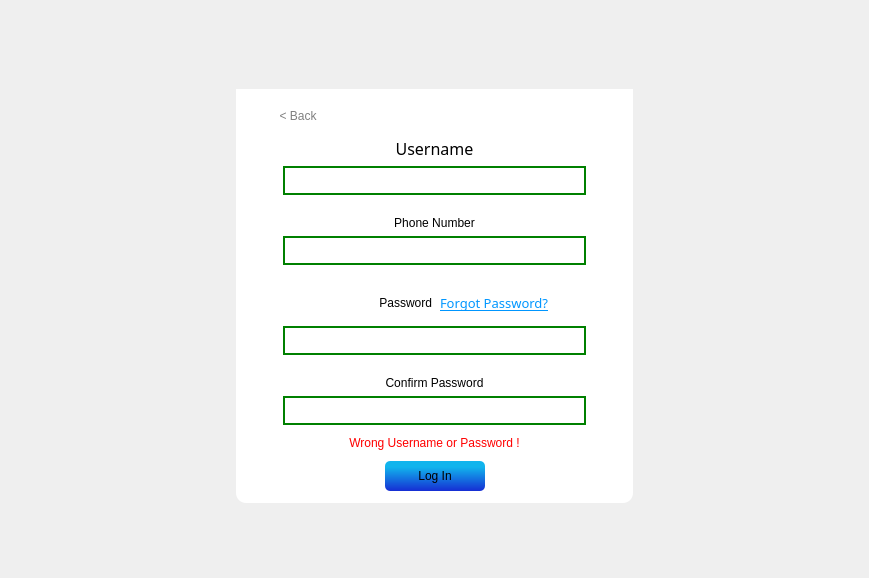
      <widget class="QWidget" name="LoginSignup_Page">
       <layout class="QGridLayout" name="gridLayout_9">
        <item row="1" column="1">
         <layout class="QGridLayout" name="gridLayout_8">
          <item row="0" column="1">
           <spacer name="verticalSpacer_6">
            <property name="orientation">
             <enum>Qt::Orientation::Vertical</enum>
            </property>
            <property name="sizeHint" stdset="0">
             <size>
              <width>20</width>
              <height>40</height>
             </size>
            </property>
           </spacer>
          </item>
          <item row="1" column="0">
           <spacer name="horizontalSpacer_8">
            <property name="orientation">
             <enum>Qt::Orientation::Horizontal</enum>
            </property>
            <property name="sizeHint" stdset="0">
             <size>
              <width>40</width>
              <height>20</height>
             </size>
            </property>
           </spacer>
          </item>
          <item row="1" column="1">
           <widget class="QGroupBox" name="MiddleBox">
            <property name="styleSheet">
             <string notr="true">QGroupBox
{
	border-radius: 0px;
	padding: 3px;
}

QPushButton
{
	font: 300 15pt &quot;Montserrat&quot;;
	Background: qlineargradient(spread:pad, x1:0.5, y1:1, x2:0.5, y2:0.2, stop:0 rgba(22, 45, 211, 255), stop:1 rgba(17, 180, 237, 255));
	Border-radius: 5px;
	height: 30px;
	width: 100px;
}

QPushButton:hover
{
	font: 300 15pt &quot;Montserrat&quot;;
	Background: qlineargradient(spread:pad, x1:0.5, y1:1, x2:0.5, y2:0.2, stop:0 rgba(22, 45, 150, 255), stop:1 rgba(17, 180, 237, 255));
	Border-radius: 5px;
	height: 30px;
	width: 100px;
}

QPushButton:pressed
{
	font: 300 15pt &quot;Montserrat&quot;;
	Background: qlineargradient(spread:pad, x1:0.5, y1:1, x2:0.5, y2:0.2, stop:0 rgba(22, 45, 150, 255), stop:1 rgba(17, 180, 150, 255));
	Border-radius: 5px;
	height: 30px;
	width: 100px;
}</string>
            </property>
            <property name="title">
             <string/>
            </property>
            <layout class="QVBoxLayout" name="verticalLayout">
             <property name="spacing">
              <number>0</number>
             </property>
             <item>
              <widget class="QLabel" name="label_2">
               <property name="text">
                <string/>
               </property>
               <property name="pixmap">
                <pixmap resource="images.qrc">:/Logic/Graphics/Ready/Login Graphic.png</pixmap>
               </property>
               <property name="scaledContents">
                <bool>true</bool>
               </property>
              </widget>
             </item>
             <item>
              <widget class="QGroupBox" name="LoginFormGroup">
               <property name="styleSheet">
                <string notr="true">QGroupBox
{
	color:white;
	Background-color: White;
	border-bottom-left-radius: 10px;
	border-bottom-right-radius: 10px;
	height: 50px;
}

QLabel
{
	font: 300 12pt &quot;Montserrat&quot;;
	color: Black;
}

QLineEdit
{
	color: black;
	font: 15pt &quot;Montserrat&quot;;
	border: 2px solid green;
	Background-color: white;
	font-size: 14px;
	selection-background-color: lightgray;
	height: 25px;
}

QLineEdit:focus
{
    border: 2px solid blue;
    background-color: #f0f8ff; /* Light blue */
}
</string>
               </property>
               <property name="title">
                <string/>
               </property>
               <layout class="QVBoxLayout" name="verticalLayout_7">
                <item>
                 <layout class="QGridLayout" name="gridLayout_7">
                  <item row="0" column="0">
                   <widget class="QPushButton" name="BackLogin_button">
                    <property name="styleSheet">
                     <string notr="true">QPushButton#BackLogin_button
{
	font: 300 13pt &quot;Montserrat&quot;;
	color: grey;
	Background: rgba(0, 0, 0, 0);
}

QPushButton#BackLogin_button:hover
{
	font: 300 13pt &quot;Montserrat&quot;;
	color: rgb(90, 90, 90);
	Background: rgba(0, 0, 0, 0);
}

QPushButton#BackLogin_button:pressed
{
	font: 300 13pt &quot;Montserrat&quot;;
	color: rgb(36, 36, 36);
	Background: rgba(0, 0, 0, 0);
}</string>
                    </property>
                    <property name="text">
                     <string>&lt; Back</string>
                    </property>
                    <property name="iconSize">
                     <size>
                      <width>12</width>
                      <height>9</height>
                     </size>
                    </property>
                   </widget>
                  </item>
                  <item row="0" column="1">
                   <spacer name="horizontalSpacer_11">
                    <property name="orientation">
                     <enum>Qt::Orientation::Horizontal</enum>
                    </property>
                    <property name="sizeHint" stdset="0">
                     <size>
                      <width>40</width>
                      <height>20</height>
                     </size>
                    </property>
                   </spacer>
                  </item>
                 </layout>
                </item>
                <item>
                 <layout class="QGridLayout" name="gridLayout_2">
                  <item row="0" column="0">
                   <widget class="QLabel" name="username_2">
                    <property name="font">
                     <font>
                      <family>Montserrat</family>
                      <pointsize>12</pointsize>
                      <italic>false</italic>
                      <fontweight>Light</fontweight>
                     </font>
                    </property>
                    <property name="lineWidth">
                     <number>1</number>
                    </property>
                    <property name="midLineWidth">
                     <number>0</number>
                    </property>
                    <property name="text">
                     <string>Username</string>
                    </property>
                    <property name="alignment">
                     <set>Qt::AlignmentFlag::AlignCenter</set>
                    </property>
                    <property name="openExternalLinks">
                     <bool>false</bool>
                    </property>
                   </widget>
                  </item>
                  <item row="1" column="0">
                   <layout class="QGridLayout" name="gridLayout">
                    <property name="horizontalSpacing">
                     <number>0</number>
                    </property>
                    <item row="0" column="0">
                     <spacer name="horizontalSpacer_13">
                      <property name="orientation">
                       <enum>Qt::Orientation::Horizontal</enum>
                      </property>
                      <property name="sizeType">
                       <enum>QSizePolicy::Policy::Minimum</enum>
                      </property>
                      <property name="sizeHint" stdset="0">
                       <size>
                        <width>35</width>
                        <height>20</height>
                       </size>
                      </property>
                     </spacer>
                    </item>
                    <item row="0" column="1">
                     <widget class="QLineEdit" name="username"/>
                    </item>
                    <item row="0" column="2">
                     <spacer name="horizontalSpacer_12">
                      <property name="orientation">
                       <enum>Qt::Orientation::Horizontal</enum>
                      </property>
                      <property name="sizeType">
                       <enum>QSizePolicy::Policy::Minimum</enum>
                      </property>
                      <property name="sizeHint" stdset="0">
                       <size>
                        <width>35</width>
                        <height>20</height>
                       </size>
                      </property>
                     </spacer>
                    </item>
                   </layout>
                  </item>
                 </layout>
                </item>
                <item>
                 <layout class="QVBoxLayout" name="PhoneNumber_Layout">
                  <item>
                   <spacer name="PhoneNumber_Spacer">
                    <property name="orientation">
                     <enum>Qt::Orientation::Vertical</enum>
                    </property>
                    <property name="sizeType">
                     <enum>QSizePolicy::Policy::Minimum</enum>
                    </property>
                    <property name="sizeHint" stdset="0">
                     <size>
                      <width>10</width>
                      <height>15</height>
                     </size>
                    </property>
                   </spacer>
                  </item>
                  <item>
                   <widget class="QLabel" name="phone_number_label">
                    <property name="text">
                     <string>Phone Number</string>
                    </property>
                    <property name="alignment">
                     <set>Qt::AlignmentFlag::AlignCenter</set>
                    </property>
                   </widget>
                  </item>
                  <item>
                   <layout class="QHBoxLayout" name="PhoneNumber_Container">
                    <property name="spacing">
                     <number>0</number>
                    </property>
                    <item>
                     <spacer name="horizontalSpacer_19">
                      <property name="orientation">
                       <enum>Qt::Orientation::Horizontal</enum>
                      </property>
                      <property name="sizeType">
                       <enum>QSizePolicy::Policy::Minimum</enum>
                      </property>
                      <property name="sizeHint" stdset="0">
                       <size>
                        <width>35</width>
                        <height>20</height>
                       </size>
                      </property>
                     </spacer>
                    </item>
                    <item>
                     <widget class="QLineEdit" name="phone_number">
                      <property name="echoMode">
                       <enum>QLineEdit::EchoMode::Normal</enum>
                      </property>
                     </widget>
                    </item>
                    <item>
                     <spacer name="horizontalSpacer_18">
                      <property name="orientation">
                       <enum>Qt::Orientation::Horizontal</enum>
                      </property>
                      <property name="sizeType">
                       <enum>QSizePolicy::Policy::Minimum</enum>
                      </property>
                      <property name="sizeHint" stdset="0">
                       <size>
                        <width>35</width>
                        <height>20</height>
                       </size>
                      </property>
                     </spacer>
                    </item>
                   </layout>
                  </item>
                 </layout>
                </item>
                <item>
                 <layout class="QVBoxLayout" name="PasswordLayout">
                  <item>
                   <spacer name="verticalSpacer_14">
                    <property name="orientation">
                     <enum>Qt::Orientation::Vertical</enum>
                    </property>
                    <property name="sizeType">
                     <enum>QSizePolicy::Policy::Minimum</enum>
                    </property>
                    <property name="sizeHint" stdset="0">
                     <size>
                      <width>10</width>
                      <height>15</height>
                     </size>
                    </property>
                   </spacer>
                  </item>
                  <item>
                   <layout class="QHBoxLayout" name="PasswordAndForget_Layout">
                    <item>
                     <widget class="QLabel" name="password_label">
                      <property name="styleSheet">
                       <string notr="true">QLabel
{
	colour: black;
}</string>
                      </property>
                      <property name="text">
                       <string>Password</string>
                      </property>
                      <property name="alignment">
                       <set>Qt::AlignmentFlag::AlignRight|Qt::AlignmentFlag::AlignTrailing|Qt::AlignmentFlag::AlignVCenter</set>
                      </property>
                     </widget>
                    </item>
                    <item>
                     <widget class="QPushButton" name="Reset_buttom">
                      <property name="enabled">
                       <bool>true</bool>
                      </property>
                      <property name="font">
                       <font>
                        <family>Montserrat</family>
                        <pointsize>10</pointsize>
                        <italic>false</italic>
                        <underline>true</underline>
                        <strikeout>false</strikeout>
                        <fontweight>Light</fontweight>
                       </font>
                      </property>
                      <property name="layoutDirection">
                       <enum>Qt::LayoutDirection::LeftToRight</enum>
                      </property>
                      <property name="styleSheet">
                       <string notr="true">QPushButton#Reset_buttom
{
	text-align: left;
	padding: 2px;
	font: 300 10pt &quot;Montserrat&quot;;
	color: rgb(0, 150, 255);
	background-color: rgba(0, 0, 0, 0);
}

QPushButton#Reset_buttom:hover
{
	text-align: left;
	padding: 2px;
	font: 300 10pt &quot;Montserrat&quot;;
	background-color: rgb(0, 0, 0, 0);
	color:rgb(1, 117, 195);
}

QPushButton#Reset_buttom:pressed
{
	text-align: left;
	padding: 2px;
	font: 300 10pt &quot;Montserrat&quot;;
	background-color: rgb(0, 0, 0, 0);
	color: rgb(0, 76, 127);
}</string>
                      </property>
                      <property name="text">
                       <string>Forgot Password?</string>
                      </property>
                     </widget>
                    </item>
                   </layout>
                  </item>
                  <item>
                   <layout class="QGridLayout" name="gridLayout_6">
                    <property name="horizontalSpacing">
                     <number>0</number>
                    </property>
                    <item row="1" column="0">
                     <spacer name="horizontalSpacer_15">
                      <property name="orientation">
                       <enum>Qt::Orientation::Horizontal</enum>
                      </property>
                      <property name="sizeType">
                       <enum>QSizePolicy::Policy::Minimum</enum>
                      </property>
                      <property name="sizeHint" stdset="0">
                       <size>
                        <width>35</width>
                        <height>20</height>
                       </size>
                      </property>
                     </spacer>
                    </item>
                    <item row="1" column="4">
                     <spacer name="horizontalSpacer_14">
                      <property name="orientation">
                       <enum>Qt::Orientation::Horizontal</enum>
                      </property>
                      <property name="sizeType">
                       <enum>QSizePolicy::Policy::Minimum</enum>
                      </property>
                      <property name="sizeHint" stdset="0">
                       <size>
                        <width>35</width>
                        <height>20</height>
                       </size>
                      </property>
                     </spacer>
                    </item>
                    <item row="1" column="2">
                     <widget class="QLineEdit" name="password">
                      <property name="echoMode">
                       <enum>QLineEdit::EchoMode::Password</enum>
                      </property>
                     </widget>
                    </item>
                   </layout>
                  </item>
                 </layout>
                </item>
                <item>
                 <layout class="QVBoxLayout" name="verticalLayout_5">
                  <item>
                   <spacer name="ConfirmPassword_Spacer">
                    <property name="orientation">
                     <enum>Qt::Orientation::Vertical</enum>
                    </property>
                    <property name="sizeType">
                     <enum>QSizePolicy::Policy::Minimum</enum>
                    </property>
                    <property name="sizeHint" stdset="0">
                     <size>
                      <width>13</width>
                      <height>15</height>
                     </size>
                    </property>
                   </spacer>
                  </item>
                  <item>
                   <widget class="QLabel" name="password_4">
                    <property name="layoutDirection">
                     <enum>Qt::LayoutDirection::LeftToRight</enum>
                    </property>
                    <property name="styleSheet">
                     <string notr="true">QLabel
{
	colour: black;
}</string>
                    </property>
                    <property name="text">
                     <string>Confirm Password</string>
                    </property>
                    <property name="alignment">
                     <set>Qt::AlignmentFlag::AlignCenter</set>
                    </property>
                   </widget>
                  </item>
                  <item>
                   <layout class="QGridLayout" name="confContainer">
                    <property name="horizontalSpacing">
                     <number>0</number>
                    </property>
                    <item row="1" column="4">
                     <spacer name="horizontalSpacer_16">
                      <property name="orientation">
                       <enum>Qt::Orientation::Horizontal</enum>
                      </property>
                      <property name="sizeType">
                       <enum>QSizePolicy::Policy::Minimum</enum>
                      </property>
                      <property name="sizeHint" stdset="0">
                       <size>
                        <width>35</width>
                        <height>20</height>
                       </size>
                      </property>
                     </spacer>
                    </item>
                    <item row="1" column="0">
                     <spacer name="horizontalSpacer_17">
                      <property name="orientation">
                       <enum>Qt::Orientation::Horizontal</enum>
                      </property>
                      <property name="sizeType">
                       <enum>QSizePolicy::Policy::Minimum</enum>
                      </property>
                      <property name="sizeHint" stdset="0">
                       <size>
                        <width>35</width>
                        <height>20</height>
                       </size>
                      </property>
                     </spacer>
                    </item>
                    <item row="1" column="2">
                     <widget class="QLineEdit" name="password_3">
                      <property name="echoMode">
                       <enum>QLineEdit::EchoMode::Password</enum>
                      </property>
                     </widget>
                    </item>
                   </layout>
                  </item>
                 </layout>
                </item>
                <item>
                 <spacer name="Warning2_Spacer">
                  <property name="orientation">
                   <enum>Qt::Orientation::Vertical</enum>
                  </property>
                  <property name="sizeType">
                   <enum>QSizePolicy::Policy::Minimum</enum>
                  </property>
                  <property name="sizeHint" stdset="0">
                   <size>
                    <width>5</width>
                    <height>5</height>
                   </size>
                  </property>
                 </spacer>
                </item>
                <item>
                 <widget class="QLabel" name="WrongWarning">
                  <property name="font">
                   <font>
                    <family>Segoe UI</family>
                    <pointsize>9</pointsize>
                    <italic>false</italic>
                    <bold>false</bold>
                   </font>
                  </property>
                  <property name="styleSheet">
                   <string notr="true">color: rgb(255, 0, 0);
font: 9pt &quot;Segoe UI&quot;;</string>
                  </property>
                  <property name="lineWidth">
                   <number>1</number>
                  </property>
                  <property name="text">
                   <string>Wrong Username or Password !</string>
                  </property>
                  <property name="alignment">
                   <set>Qt::AlignmentFlag::AlignCenter</set>
                  </property>
                 </widget>
                </item>
                <item>
                 <spacer name="Warning1_Spacer">
                  <property name="orientation">
                   <enum>Qt::Orientation::Vertical</enum>
                  </property>
                  <property name="sizeType">
                   <enum>QSizePolicy::Policy::Fixed</enum>
                  </property>
                  <property name="sizeHint" stdset="0">
                   <size>
                    <width>5</width>
                    <height>5</height>
                   </size>
                  </property>
                 </spacer>
                </item>
                <item>
                 <layout class="QGridLayout" name="gridLayout_10">
                  <item row="0" column="0">
                   <spacer name="horizontalSpacer_6">
                    <property name="orientation">
                     <enum>Qt::Orientation::Horizontal</enum>
                    </property>
                    <property name="sizeHint" stdset="0">
                     <size>
                      <width>137</width>
                      <height>20</height>
                     </size>
                    </property>
                   </spacer>
                  </item>
                  <item row="0" column="1">
                   <widget class="QPushButton" name="Login_User_Button">
                    <property name="text">
                     <string>Log In</string>
                    </property>
                   </widget>
                  </item>
                  <item row="0" column="2">
                   <spacer name="horizontalSpacer_5">
                    <property name="orientation">
                     <enum>Qt::Orientation::Horizontal</enum>
                    </property>
                    <property name="sizeHint" stdset="0">
                     <size>
                      <width>136</width>
                      <height>20</height>
                     </size>
                    </property>
                   </spacer>
                  </item>
                 </layout>
                </item>
               </layout>
              </widget>
             </item>
            </layout>
           </widget>
          </item>
          <item row="1" column="2">
           <spacer name="horizontalSpacer_7">
            <property name="orientation">
             <enum>Qt::Orientation::Horizontal</enum>
            </property>
            <property name="sizeHint" stdset="0">
             <size>
              <width>40</width>
              <height>20</height>
             </size>
            </property>
           </spacer>
          </item>
          <item row="2" column="1">
           <spacer name="verticalSpacer_7">
            <property name="orientation">
             <enum>Qt::Orientation::Vertical</enum>
            </property>
            <property name="sizeHint" stdset="0">
             <size>
              <width>20</width>
              <height>40</height>
             </size>
            </property>
           </spacer>
          </item>
         </layout>
        </item>
        <item row="1" column="2">
         <spacer name="horizontalSpacer_10">
          <property name="orientation">
           <enum>Qt::Orientation::Horizontal</enum>
          </property>
          <property name="sizeHint" stdset="0">
           <size>
            <width>173</width>
            <height>20</height>
           </size>
          </property>
         </spacer>
        </item>
        <item row="3" column="1">
         <spacer name="verticalSpacer_8">
          <property name="orientation">
           <enum>Qt::Orientation::Vertical</enum>
          </property>
          <property name="sizeHint" stdset="0">
           <size>
            <width>20</width>
            <height>12</height>
           </size>
          </property>
         </spacer>
        </item>
        <item row="0" column="1">
         <spacer name="verticalSpacer_9">
          <property name="orientation">
           <enum>Qt::Orientation::Vertical</enum>
          </property>
          <property name="sizeHint" stdset="0">
           <size>
            <width>20</width>
            <height>12</height>
           </size>
          </property>
         </spacer>
        </item>
        <item row="1" column="0">
         <spacer name="horizontalSpacer_9">
          <property name="orientation">
           <enum>Qt::Orientation::Horizontal</enum>
          </property>
          <property name="sizeHint" stdset="0">
           <size>
            <width>173</width>
            <height>20</height>
           </size>
          </property>
         </spacer>
        </item>
       </layout>
      </widget>
